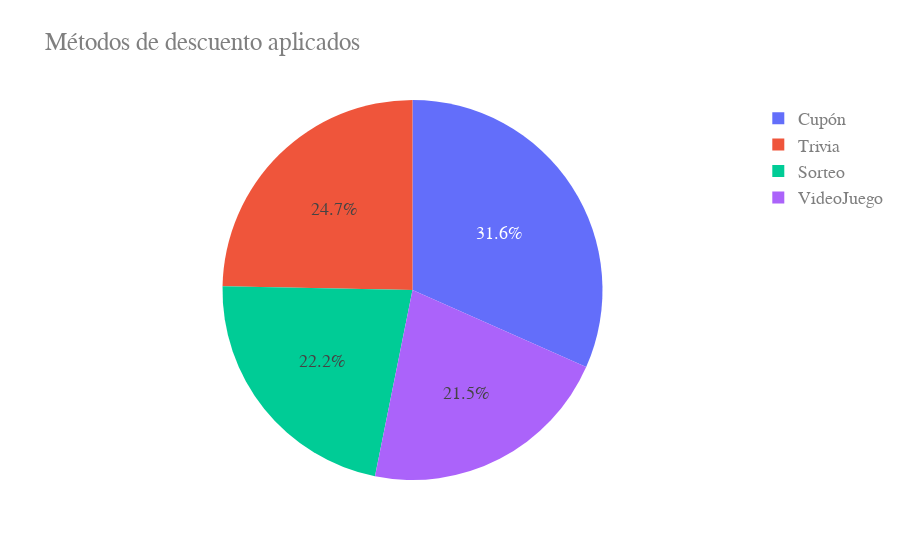
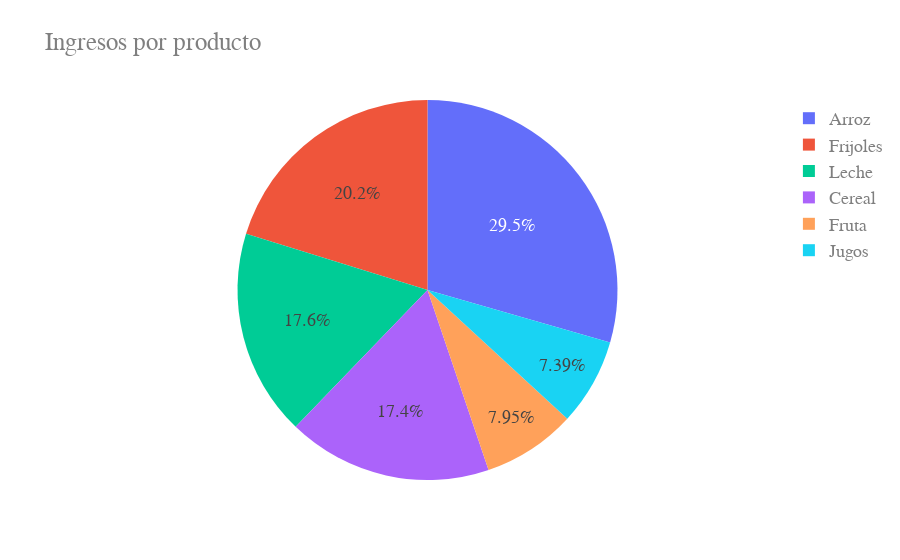
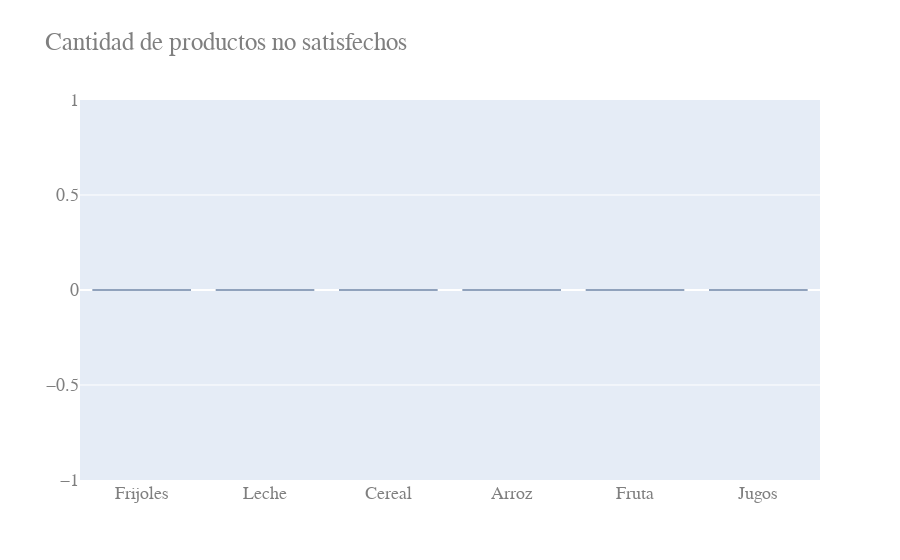
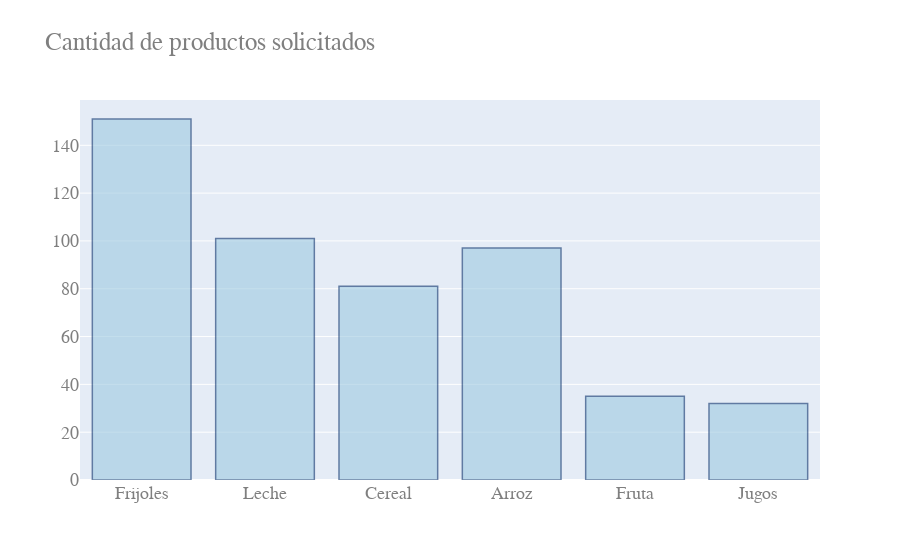

Notebook code cell kept with these figures, in order:
### Markdown cell above
# Variables de control 

1. (INT) Tasa de clientes que están utilizando la aplicación 
tasa_clientes_compran

2. (INT) Parámetros para el descuento 
forma_a 
forma_b 

3. (Dict) Diccionario que indica la cantidad promedio de consumo por producto
cantidad_promedio

4. (Dict) Diccionario que indica la tasa de clientes que demandan por producto
tasas

5. (INT) Tasa de clientes a la que puedes llegar a través de publicidad en un intervalo de tiempo (1 minuto, por ejemplo)
tasa_clientes_compran_nuevos 

6. (Dict) Diccionario que indica la tasa con la que nuevos clientes demandan por producto
tasas_nuevos_clientes 

7. (INT) Tiempo de simulación (en minutos)
tiempo 

8. (INT) Tasa de clientes a la que se podrá alcanzar por medio de publicidad en el intervalo de tiempo (variable de arriba)
tasa_tota_nuevos_clientes 

9. (Dict) Límite inferior del precio del producto 
limites_inferiores 

### Todas las variables que contienen la etiqueta # TODO: Estimar tienen que ser estimadas por medio de métodos frecuentistas o bayesianos una vez que se cuente con datos.

### Code cell
# Parámetros globales 

# demanda_clientes establece el número de clientes que van a demandar un producto, más no la cantidad (esa se define posteriormente)
productos = pd.DataFrame(columns=['Id', 'Nombre', 'precio', 'peso', 'dimensiones', 'cantidad', 'demanda_clientes', 'productos_solicitados'])
nombres = ['Frijoles', 'Leche', 'Cereal', 'Arroz', 'Fruta', 'Jugos']

for i in range(len(nombres)):
    productos.loc[i] = [i, nombres[i], np.random.randint(10, 30), np.random.randint(5, 20), np.random.randint(1, 10), np.random.randint(750, 1000), 0, 0]

# En promedio, 100 clientes están solicitando productos para un camión dado
tasa_clientes_compran = 150   # TODO: Estimar

# Configuración de la tasa de descuentos 
# La tasa de descuentos está dada por forma_a / (forma_a + forma_b), de esta manera, 3 / (3+6) = 0.3 => 30% de los clientes que compran tienen un descuento
forma_a = 3 
forma_b = 6

# Arreglo que estima la cantidad promedio que se compra por producto # TODO: Estimar
cantidad_promedio = {'Frijoles': 3, 
                    'Leche': 2,
                    'Cereal': 2,
                    'Arroz': 2,
                    'Fruta': 2,
                    'Jugos': 2}

# Ahora configuramos la tasa de demanda para cada producto # TODO: Estimar
tasas = {
                    'Frijoles': 120,
                    'Leche': 115,
                    'Cereal': 70,
                    'Arroz': 98,
                    'Fruta': 45,
                    'Jugos': 28
}

# Configuramos las tasas de *NUEVOS* clientes que compran por producto 
tasa_clientes_compran_nuevos = 2 # TODO: Estimar

# Tasas de nuevos clientes que compran el producto en un intervalo de tiempo (minuto) # TODO: Estimar
tasas_nuevos_clientes = {
                    'Frijoles': 1,
                    'Leche': 2,
                    'Cereal': 0,
                    'Arroz': 1,
                    'Fruta': 0,
                    'Jugos': 0
}

i = 0
for producto in productos["Nombre"]:
    productos.loc[i, 'demanda_clientes'] = simularDemanda(tasas[producto])
    i += 1

#  Suponemos que el tiempo de llegada del camión es de 85 minutos 
tiempo = 85 # TODO: Estimar

# Esta variable representa el número de clientes que se pueden alcanzar (en una proximidad de los clientes que ya compraron) y convencerlos de comprar a través de publicidad y adds dirigidos
tasa_tota_nuevos_clientes = 30 # TODO: Estimar

# Establecemos un limite inferior del precio para cada producto (que es el precio del producto menos el 10%)
limite_inferior = {}
for producto, precio in zip(productos['Nombre'], productos['precio']):
    limite_inferior[producto] = precio - (precio * 0.1)

productos['limite_inferior'] = limite_inferior.values()

query = {
    "tasa_clientes_compran": tasa_clientes_compran,
    "forma_a": forma_a,
    "forma_b": forma_b,
    "cantidad_promedio": cantidad_promedio,
    "tasa_clientes_compran_nuevos": tasa_clientes_compran_nuevos,
    "tasas_nuevos_clientes": tasas_nuevos_clientes,
    "tiempo": tiempo,
    "tasa_tota_nuevos_clientes": tasa_tota_nuevos_clientes,
    "limites_inferiores": limite_inferior, 
    "productos": productos
}

# Para visualización de los datos 

# Vamos a construir un dataframe que contenga Nombre, cantidad_promedio, tasas_nuevos_cliente, demanda_clientes (de productos) 
productos['cantidad_promedio'] = cantidad_promedio.values()
productos['tasas_nuevos_clientes'] = tasas_nuevos_clientes.values()
productos['demanda_clientes'] = productos['demanda_clientes']
productos['limite_inferior'] = productos['limite_inferior']


display(productos)

# Simulación de Colmena 

# Creamos un objeto de tipo simulación
simulacion = Simulacion(query)
# Ejecutamos la simulación
simulacion.run(tiempo_bool = True, tiempo_cero = True)

### Figure 1 — Plotly figure (JSON) as saved in the notebook; plotly's stock layout.template omitted (floating-point values rounded to 4 significant figures)
{"data": [{"labels": ["Sorteo", "Trivia", "Cupón", "VideoJuego"], "type": "pie", "values": [35, 39, 50, 34]}], "layout": {"font": {"color": "#7f7f7f", "family": "Courier New, monospace", "size": 18}, "title": {"text": "Métodos de descuento aplicados"}}}

### Figure 2 — Plotly figure (JSON) as saved in the notebook; plotly's stock layout.template omitted (floating-point values rounded to 4 significant figures)
{"data": [{"labels": ["Frijoles", "Leche", "Cereal", "Arroz", "Fruta", "Jugos"], "type": "pie", "values": [1556.0, 1354.0, 1340.0, 2267.0, 612.0, 568.6]}], "layout": {"font": {"color": "#7f7f7f", "family": "Courier New, monospace", "size": 18}, "title": {"text": "Ingresos por producto"}}}

### Figure 3 — Plotly figure (JSON) as saved in the notebook; plotly's stock layout.template omitted (floating-point values rounded to 4 significant figures)
{"data": [{"marker": {"color": "rgb(158,202,225)", "line": {"color": "rgb(8,48,107)", "width": 1.5}}, "opacity": 0.6, "type": "bar", "x": ["Frijoles", "Leche", "Cereal", "Arroz", "Fruta", "Jugos"], "y": [0, 0, 0, 0, 0, 0]}], "layout": {"font": {"color": "#7f7f7f", "family": "Courier New, monospace", "size": 18}, "title": {"text": "Cantidad de productos no satisfechos"}}}

### Figure 4 — Plotly figure (JSON) as saved in the notebook; plotly's stock layout.template omitted (floating-point values rounded to 4 significant figures)
{"data": [{"marker": {"color": "rgb(158,202,225)", "line": {"color": "rgb(8,48,107)", "width": 1.5}}, "opacity": 0.6, "type": "bar", "x": ["Frijoles", "Leche", "Cereal", "Arroz", "Fruta", "Jugos"], "y": [151, 101, 81, 97, 35, 32]}], "layout": {"font": {"color": "#7f7f7f", "family": "Courier New, monospace", "size": 18}, "title": {"text": "Cantidad de productos solicitados"}}}
